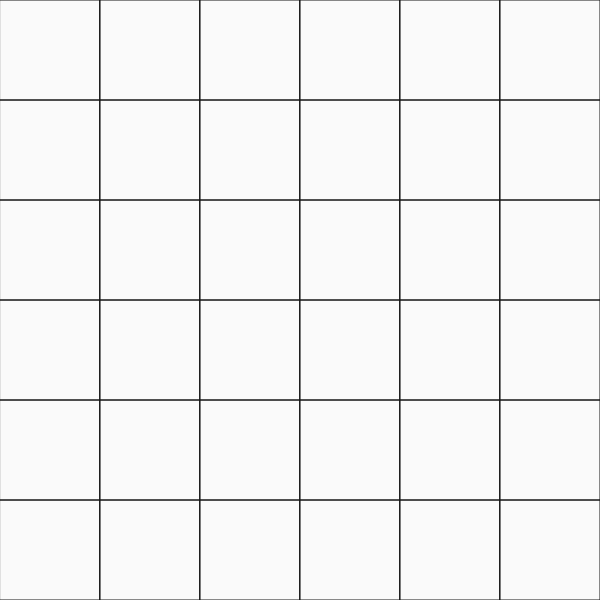
Frame 1 (no input)
Frame 60 (no input): identical to frame 1, image omitted
Frame 120 (the mouse pressed at the canvas centre since frame 60): identical to frame 1, image omitted

The p5.js sketch that drew this single still picture (run headless with seeded random() and noise() and a simulated clock; from frame 60 on, the mouse is pressed at the canvas centre):

// p5.js sketch
// ── sketch.js
let rows, cols, cellH, cellW;

function setup() {
  createCanvas(600, 600);
  rows = 6;
  cols = 6;
  cellW = width / cols;
  cellH = height / rows;
}

function draw() {
  background(250);
  noFill();
  stroke(20);
  for (let i = 0; i < cols; i++) {
    for (let j = 0; j < rows; j++) {
      let x = i * cellW;
      let y = j * cellH;
      push();
      translate(x, y);
      rect(0, 0, cellW, cellH);
      pop();
    }
  }
}
